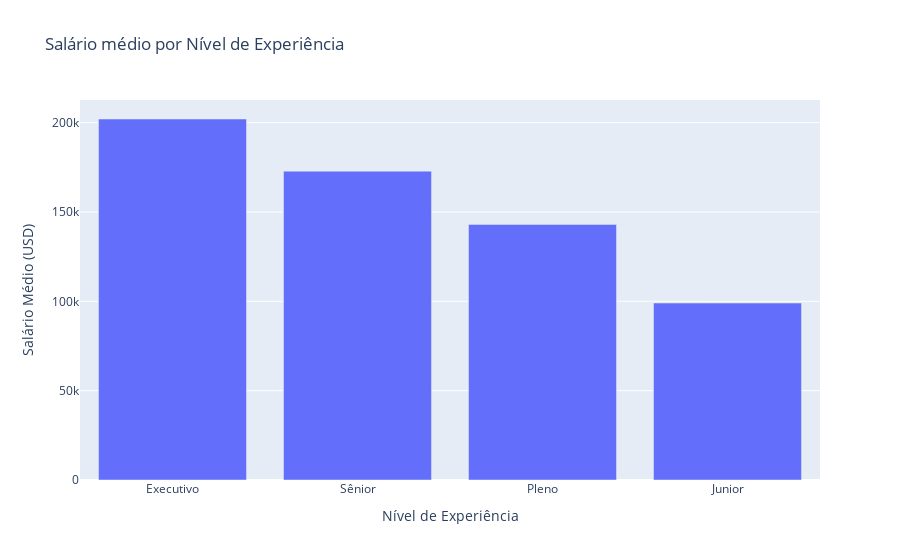

Here is the notebook cell this chart was saved with:
### Code cell
# Media salarial por nível de experiência
media_salario_nivel_exp = df_limpo.groupby('nivel_experiencia')['salario_em_usd'].mean().sort_values(ascending=False).reset_index()

fig = px.bar(media_salario_nivel_exp,
             x='nivel_experiencia',
             y='salario_em_usd',
             title='Salário médio por Nível de Experiência',
             labels={'nivel_experiencia': 'Nível de Experiência', 'salario_em_usd': 'Salário Médio (USD)'})
fig.show()

### Figure 1 — Plotly figure (JSON) as saved in the notebook; plotly's stock layout.template omitted (floating-point values rounded to 4 significant figures)
{"data": [{"hovertemplate": "Nível de Experiência=%{x}<br>Salário Médio (USD)=%{y}<extra></extra>", "legendgroup": "", "marker": {"color": "#636efa", "pattern": {"shape": ""}}, "name": "", "orientation": "v", "showlegend": false, "textposition": "auto", "type": "bar", "x": ["Executivo", "Sênior", "Pleno", "Junior"], "xaxis": "x", "y": [202000.0, 172900.0, 143000.0, 99030.0], "yaxis": "y"}], "layout": {"barmode": "relative", "legend": {"tracegroupgap": 0}, "title": {"text": "Salário médio por Nível de Experiência"}, "xaxis": {"anchor": "y", "domain": [0, 1], "title": {"text": "Nível de Experiência"}}, "yaxis": {"anchor": "x", "domain": [0, 1], "title": {"text": "Salário Médio (USD)"}}}}
